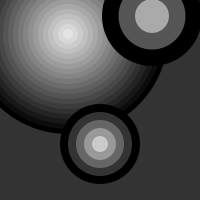
Frame 1 (no input)
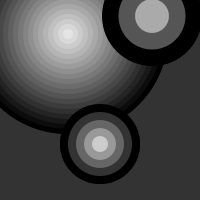
Frame 2 (the mouse pressed at the canvas centre, redrawn once)

The Processing sketch that drew these frames (run headless with seeded random() and noise(); the mouse was pressed at the canvas centre and the sketch redrawn once):

// Processing sketch: functions_example
// ── functions_example.pde
void setup() 
{
  size(200, 200);
  background(51);
  noStroke();
  smooth();
  noLoop();
  //frameRate(1);
}

void draw() 
{
  drawTarget(68, 34, 200, 20);
  drawTarget(152, 16, 100, 3);
  drawTarget(100, 144, 80, 5);
}

void drawTarget(int xloc, int yloc, int size, int num) 
{
  float grayvalues = 255/num;
  float steps = size/num;
  for(int i=0; i<num; i++) {
    fill(i*grayvalues);
    ellipse(xloc, yloc, size-i*steps, size-i*steps);
  }
}

//int signum(float f) {
  //if (f > 0) return 1;
  //if (f < 0) return -1;
  //return 0;
//}
